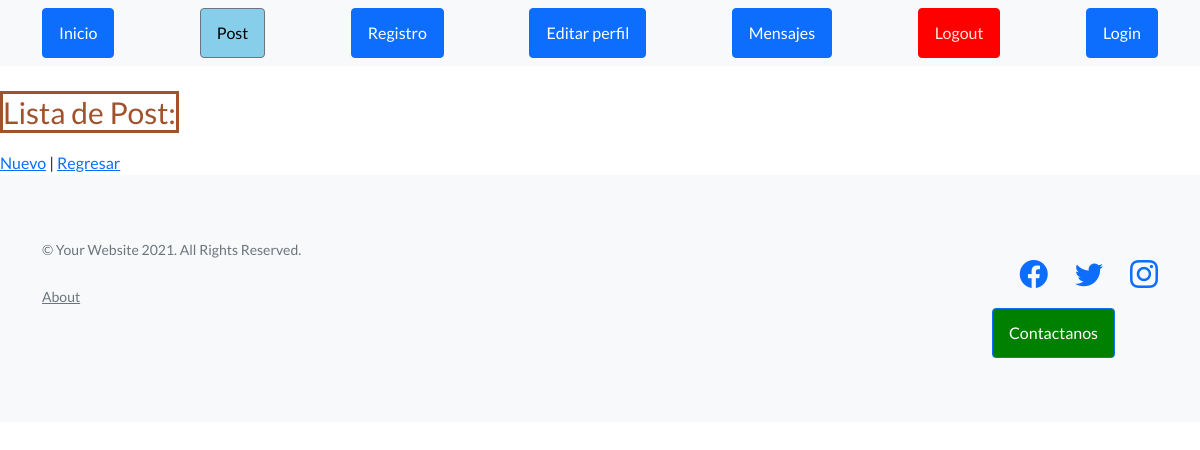
The app's page /AppHome/ListaPost/, older data.
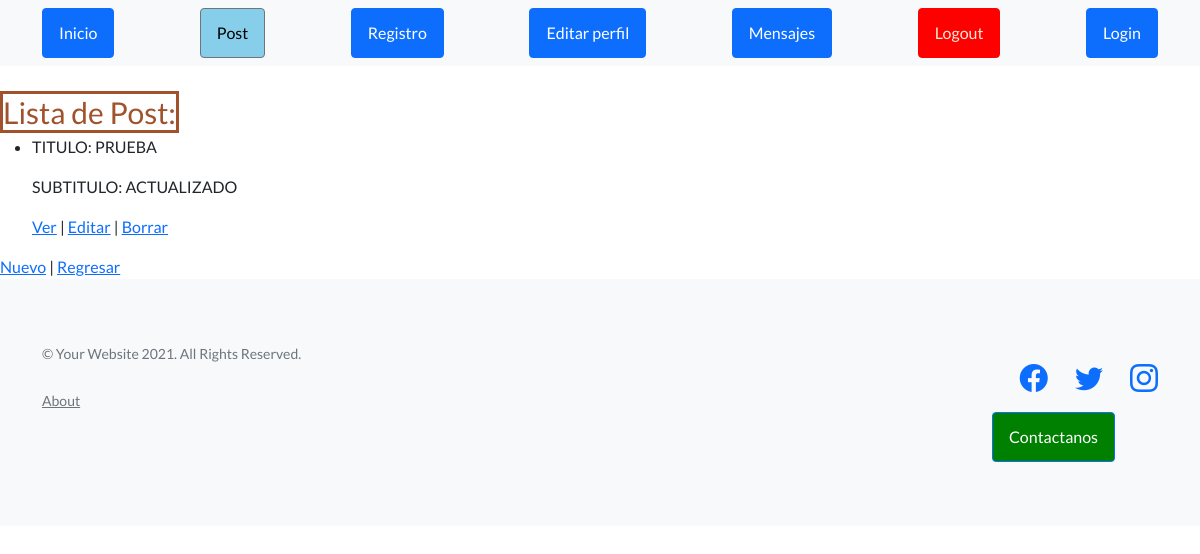
The same page, newer data.
### AppHome/models.py (models this page shows, shortened)
class Post(models.Model):
    Fecha= models.DateTimeField(auto_now_add=True)
    Autor=models.ForeignKey(User, on_delete=models.CASCADE)
    Titulo= models.CharField(max_length=40)
    Subtitulo= models.CharField(max_length=50)
    Equipo= models.CharField(max_length=30, null=True)
    Foto= models.ImageField(upload_to="imagenes", null=True)
    Cuerpo= RichTextField()

### AppHome/views.py (the view)
# urls.py: path("ListaPost/", views.PostList.as_view(), name = 'Lista'),
class PostList(ListView):
    model = Post
    template_name = "AppHome/ListaPost.html"

### AppHome/templates/AppHome/ListaPost.html
{% extends 'AppHome/padre.html' %}
{% load static %}
{% block contenidopost %}
<br>
    <span style="color:sienna;border-image: initial; border: 3px solid sienna; font-size: 30px;">Lista de Post: </span>
    <ul>
        {% for post in object_list %}
            <li>
                <p>TITULO: {{ post.Titulo }} </p>
                <P>SUBTITULO: {{ post.Subtitulo }} </P>
                <p>
                    <a href="{% url 'Detalle' post.id %}">Ver</a> |
                    <a href="{% url 'Actualiza' post.id %}">Editar</a> |
                    <a href="{% url 'Borrar' post.id %}">Borrar</a>
                </p>
            </li>
        {% endfor %}
    </ul>
    <a href="{% url 'CrearPost'  %}">Nuevo</a> |
    <a href="{% url 'post' %}">Regresar</a>
{% endblock contenidopost %}

Row changes from the older to the newer data that the page shows:
added Post: Titulo "PRUEBA", Subtitulo "ACTUALIZADO"
